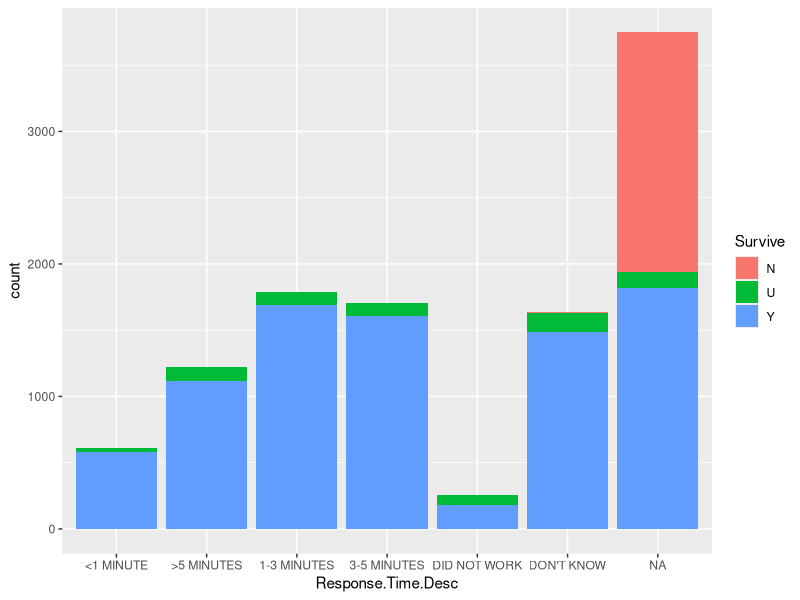
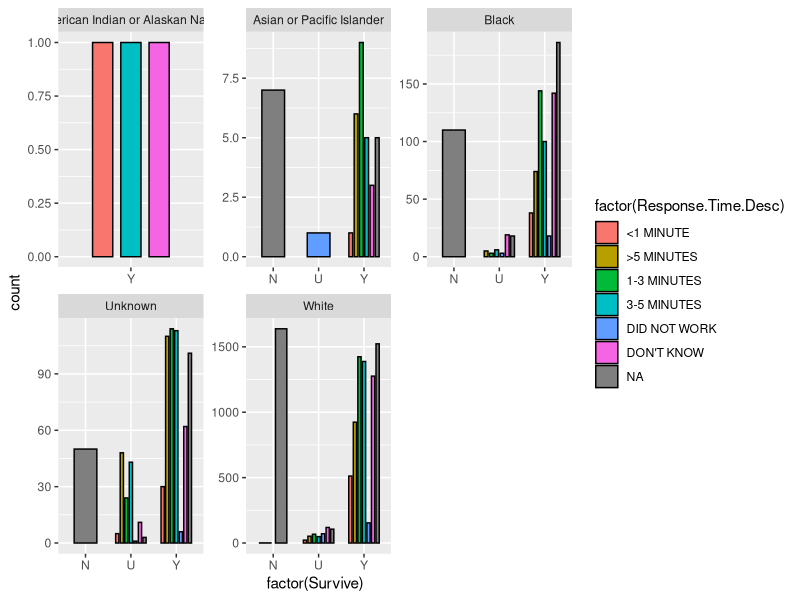
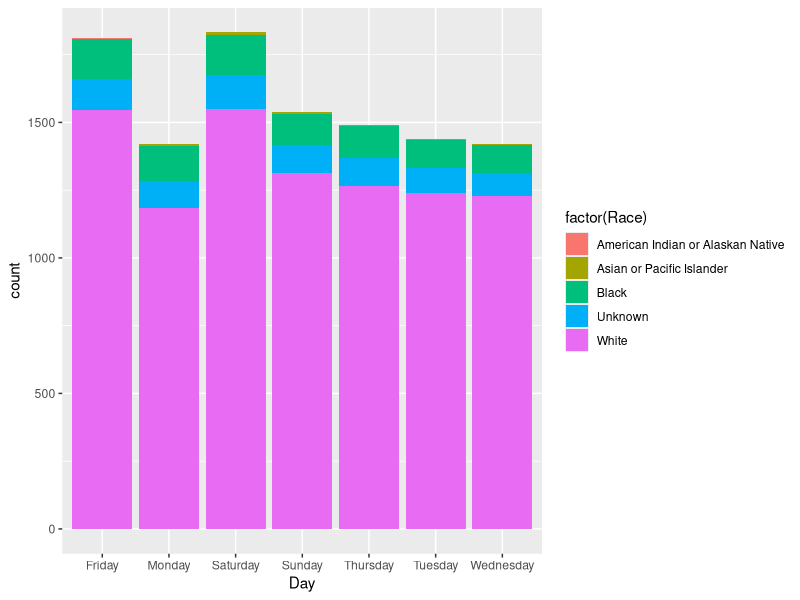
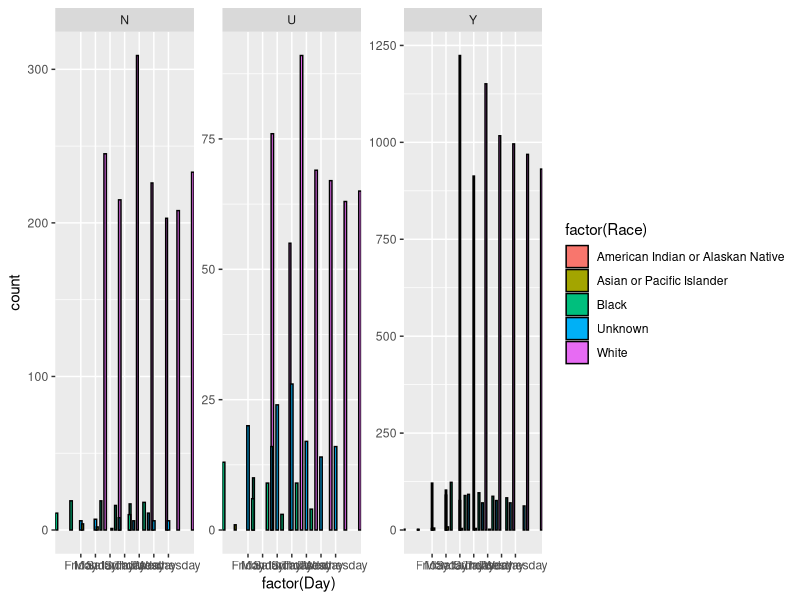
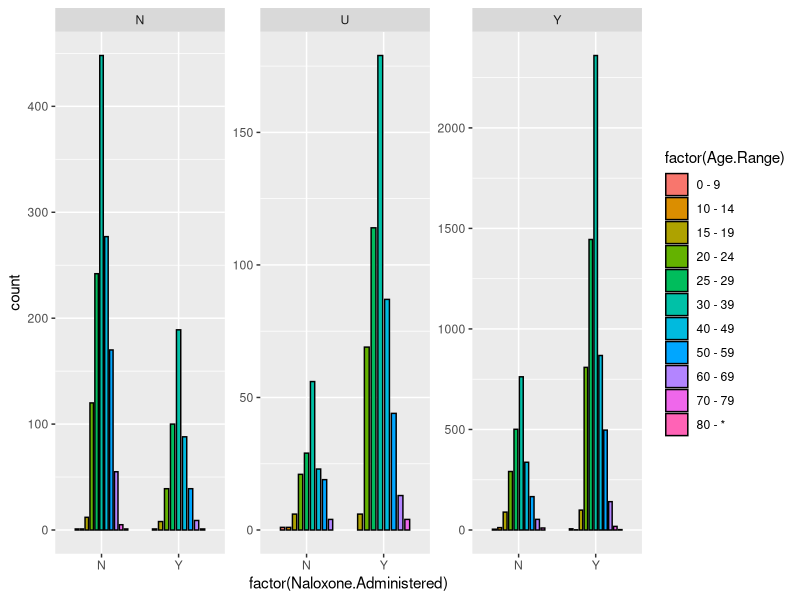
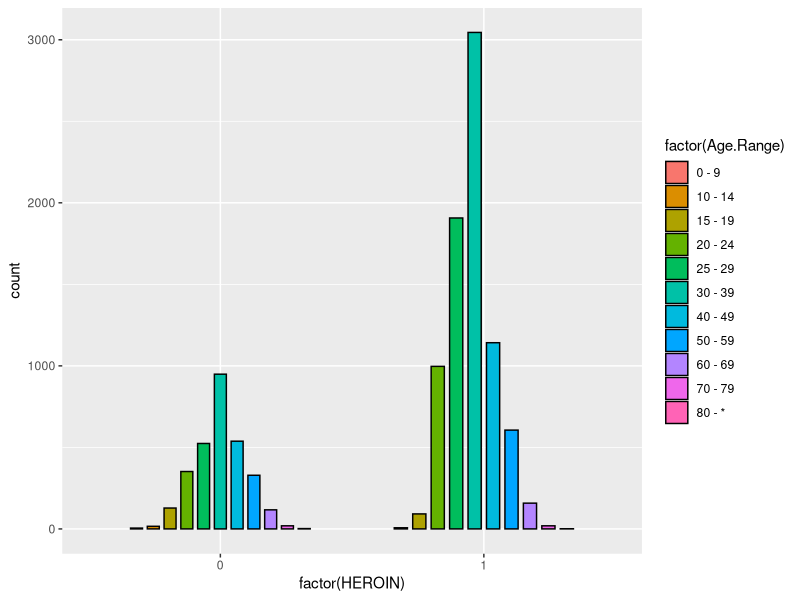
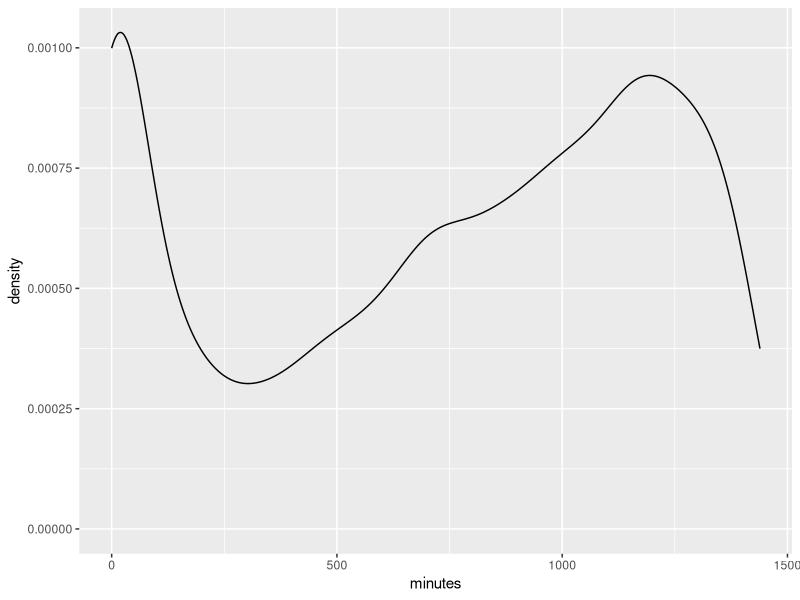
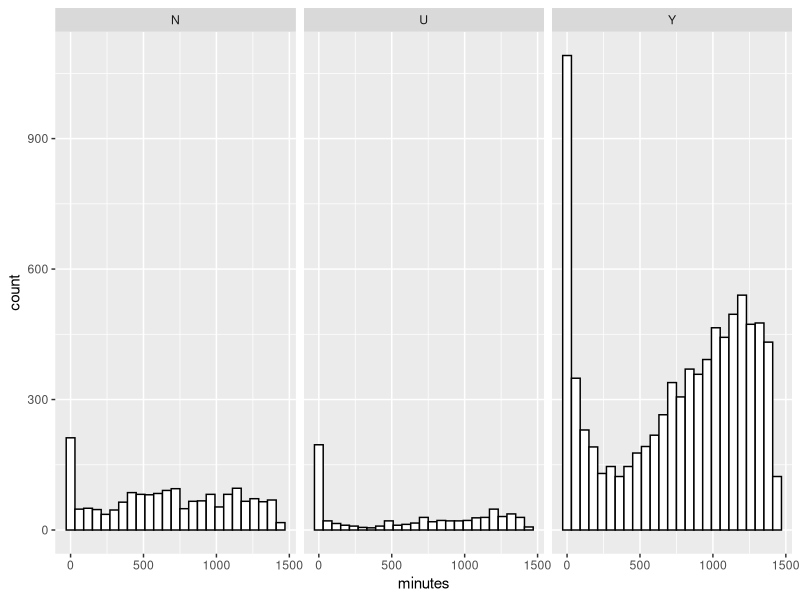

These figures' R source, in order:
## ---- chunk 1
knitr::opts_chunk$set(echo = TRUE)
## ---- chunk 2
# setwd("C:/Users/andrieuxs/Desktop/2020 Hack")
odcsv <-read.csv("data-cleaned/OD_cleaned.csv")
dim(odcsv)
names(odcsv)
summary(odcsv)
## ---- chunk 3
dput(names(odcsv))
## ---- chunk 4
library(tidyverse)
library(gridExtra)
library(tidyverse)
library(corrplot)
library(vcd)
library(hexbin)
library(RColorBrewer)
library(colorspace)
library(car)
## ---- chunk 5
ggplot(data = odcsv, aes(x = Response.Time.Desc, y = , fill = Survive)) +
  geom_bar(aes(fill = as.factor(Survive), width=0.9))
  labs(title = "Response Time v.s. Survival",
        x = "",
        y = "") +
    theme_bw() +
    theme(text=element_text(size = 5))
## ---- chunk 6
ggplot(data = odcsv, aes(x = factor(Survive), y = ,
                            fill = factor(Response.Time.Desc))) +
  facet_wrap(~Race, scales = "free") +
  geom_bar(position=position_dodge(0.7), color="black", width=0.5)
## ---- chunk 7
ggplot(data = odcsv, aes(x = Day)) +
    geom_bar(aes(fill = factor(Race)))
## ---- chunk 8
ggplot(data = odcsv, aes(x = factor(Day), y = ,
                            fill = factor(Race))) +
  facet_wrap(~Survive, scales = "free") +
  geom_bar(position=position_dodge(5), color="black", width=0.5)
## ---- chunk 9
ggplot(data = odcsv, aes(x = factor(Naloxone.Administered),
                            fill = factor(Age.Range))) +
  facet_wrap(~Survive, scales = "free") +
  geom_bar(position=position_dodge(0.7), color="black", width=0.5)
## ---- chunk 10
ggplot(data = odcsv, aes(x = factor(HEROIN ),
                            fill = factor(Age.Range))) +
  geom_bar(position=position_dodge(0.7), color="black", width=0.5)
## ---- chunk 11
library(lubridate)
time <- hms(odcsv$Incident.Time)
time
odcsv$time <- hms(odcsv$Incident.Time)
## ---- chunk 12
period_to_seconds(odcsv$time)/60
odcsv$minutes <- period_to_seconds(odcsv$time)/60
## ---- chunk 13
ggplot(data = odcsv, aes(x = minutes)) +
  geom_density()
## ---- chunk 14
ggplot(data = odcsv, aes(x = minutes)) +
  geom_histogram(binwidth = 60, fill="white", colour="black") +
  facet_wrap( ~ Survive)
## ---- chunk 15
period_to_seconds(odcsv$time)/60/60
odcsv$hours <- period_to_seconds(odcsv$time)/60/60
## ---- chunk 16
ggplot(data = odcsv, aes(x = hours)) +
  geom_histogram(binwidth = 1, fill="white", colour="black") +
  facet_wrap( ~ Survive) # change to proportion to be on the same scale 
## ---- chunk 17
#library(scales)y = (..prop..)
ggplot(data = odcsv, aes(x = hours)) +
  geom_histogram(binwidth = 1, fill="white", colour="black") +
  facet_wrap( ~ Survive, scales = "free")
## ---- chunk 18
ggplot(data = odcsv, aes(x = hours, color = Gender.Desc)) +
  geom_histogram(binwidth = 1, fill="white", colour="black") +
  facet_wrap(Gender.Desc ~ Survive, scales = "free")
## ---- chunk 19
tally <- odcsv %>% group_by(hours) %>% summarise(total_n=n()) 

proportion <- odcsv %>% group_by(hours,Survive) %>% summarise(n=n()) %>% inner_join(tally) %>% mutate(prop=n/total_n)

proportion
## ---- chunk 20
ggplot(data = proportion, aes(x = prop)) +
  geom_histogram(binwidth = 1, fill="blue", colour="red", position = "dodge") +
  facet_wrap(~ Survive)
